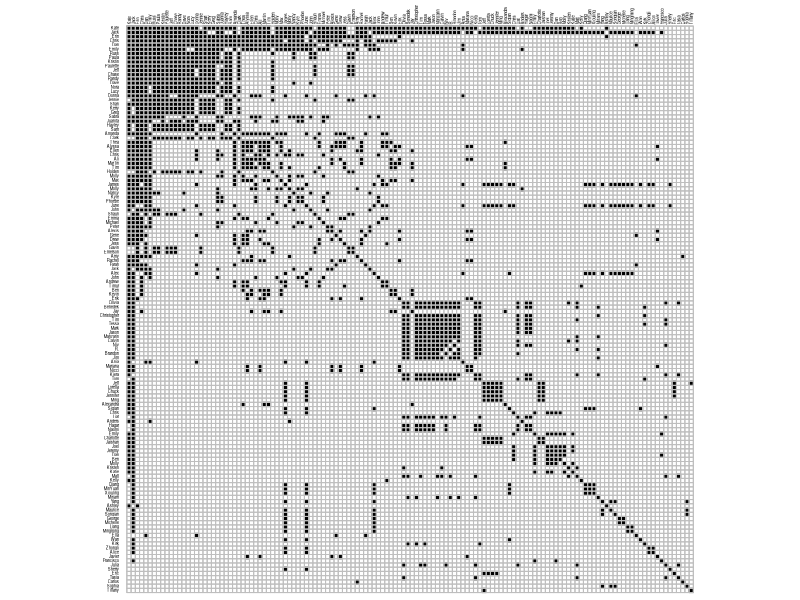
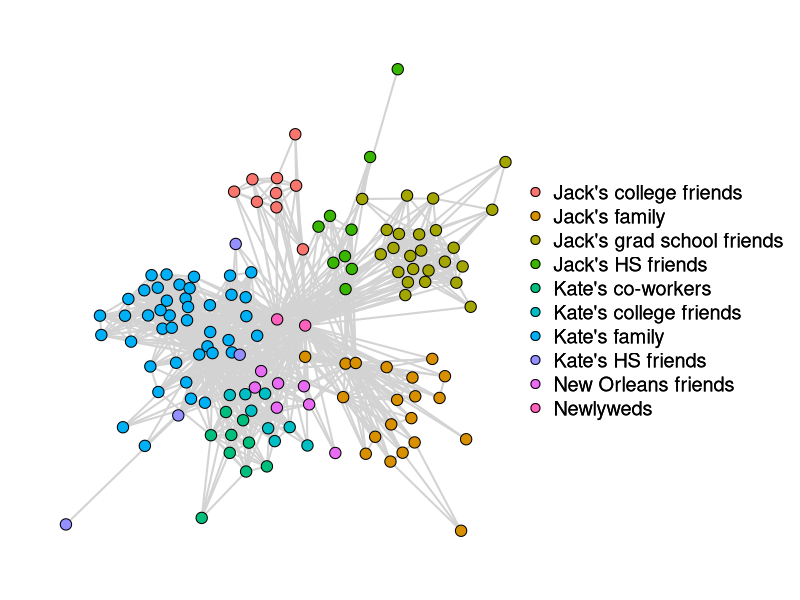

These charts were generated, in order, by the following R code:
## ---- chunk 1
# packages needed
if (!require("tidyverse")) {install.packages("tidyverse")}; require("tidyverse")
if (!require("corrplot")) {install.packages("corrplot")}; require("corrplot")
if (!require("qgraph")) {install.packages("qgraph")}; require("qgraph")

# load data
read_csv(file = "subjective.network.csv") -> admat_lower # adjacency matrix, lower half only
read_csv(file = "groups.csv") -> groups                  # organize guests into groups

# labels for groups and shapes
groups %>%
  mutate(group_label = case_when(group == 1 ~ "Kate's family", 
                                 group == 2 ~ "Kate's co-workers", 
                                 group == 3 ~ "Kate's college friends", 
                                 group == 4 ~ "Kate's HS friends", 
                                 group == 5 ~ "New Orleans friends", 
                                 group == 6 ~ "Jack's HS friends", 
                                 group == 7 ~ "Jack's college friends", 
                                 group == 8 ~ "Jack's grad school friends", 
                                 group == 9 ~ "Jack's family", 
                                 group == 10 ~ "Newlyweds"), 
         shape = ifelse(test = name == "Jack Cao" | 
                          name == "Kate Leist", 
                        yes = "heart", 
                        no = "circle")) -> groups
# convert admat_lower to matrix
admat_lower %>%
  select(2:ncol(admat_lower)) %>%
  as.matrix() -> admat_lower

# create full adjacency matrix
  # 134 x 134 identity matrix
admat_full <- diag(nrow(admat_lower))

  # add column and row labels, first names only
word(string = colnames(admat_lower), start = 1, sep = " ") -> colnames(admat_full) -> rownames(admat_full)

  # make lower half admat_full the same as lower half of admat_lower
admat_full[lower.tri(admat_full)] <- admat_lower[lower.tri(admat_lower)]

  # reflect lower half to upper half
admat_full + t(admat_full) -> admat_full

  # make diag equal to 1
diag(admat_full) <- 1

  # check if symmetric
isSymmetric(admat_full)
## ---- chunk 2

corrplot::corrplot(corr = admat_full, 
                   method = "square", 
                   type = "full",
                   diag = TRUE,
                   order = "FPC",
                   tl.cex = 0.25,
                   tl.col = "black",
                   cl.pos = "n",
                   col = colorRampPalette(c("green","white","black"))(200))
  
## ---- chunk 3

qgraph(input = admat_full,                               ## Adjacency matrix
       layout = "spring",
       groups = as.factor(groups$group_label),
       palette = "ggplot2",
       labels = FALSE,
       vsize = 1.5,                                        ## Node size
       #shape = as.character(groups$shape),               ## Node shape
       border.color = "black",                           ## Border color of nodes
       unCol = "lightgrey",                              ## Edge color
       legend = TRUE)
